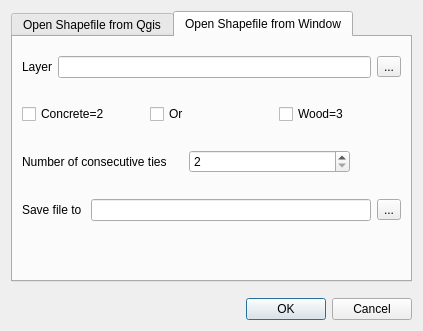
<?xml version="1.0" encoding="UTF-8"?>
<ui version="4.0">
 <class>QueryToolDialogBase</class>
 <widget class="QDialog" name="QueryToolDialogBase">
  <property name="geometry">
   <rect>
    <x>0</x>
    <y>0</y>
    <width>423</width>
    <height>331</height>
   </rect>
  </property>
  <property name="windowTitle">
   <string>Query Tool</string>
  </property>
  <layout class="QVBoxLayout" name="verticalLayout_2">
   <item>
    <layout class="QVBoxLayout" name="verticalLayout">
     <item>
      <widget class="QTabWidget" name="tabWidget">
       <property name="currentIndex">
        <number>1</number>
       </property>
       <property name="tabsClosable">
        <bool>false</bool>
       </property>
       <property name="movable">
        <bool>false</bool>
       </property>
       <property name="tabBarAutoHide">
        <bool>false</bool>
       </property>
       <widget class="QWidget" name="tabQ">
        <attribute name="title">
         <string>Open Shapefile from Qgis</string>
        </attribute>
        <layout class="QVBoxLayout" name="verticalLayout_5">
         <item>
          <layout class="QVBoxLayout" name="verticalLayout_4">
           <property name="spacing">
            <number>8</number>
           </property>
           <item>
            <widget class="QLabel" name="label_layer_analyse">
             <property name="text">
              <string>Select a Layer to Analyse (e.g., ties)</string>
             </property>
            </widget>
           </item>
           <item>
            <widget class="QgsMapLayerComboBox" name="mMapLayerComboBox_layer_analyse"/>
           </item>
           <item>
            <layout class="QHBoxLayout" name="horizontalLayout">
             <property name="topMargin">
              <number>10</number>
             </property>
             <property name="bottomMargin">
              <number>10</number>
             </property>
             <item>
              <widget class="QCheckBox" name="checkBox_concrete2">
               <property name="text">
                <string>Concrete=2</string>
               </property>
              </widget>
             </item>
             <item>
              <widget class="QCheckBox" name="checkBox_or">
               <property name="text">
                <string>Or</string>
               </property>
              </widget>
             </item>
             <item>
              <widget class="QCheckBox" name="checkBox_wood3">
               <property name="text">
                <string>Wood=3</string>
               </property>
              </widget>
             </item>
            </layout>
           </item>
           <item>
            <layout class="QHBoxLayout" name="horizontalLayout_2">
             <property name="spacing">
              <number>6</number>
             </property>
             <property name="topMargin">
              <number>10</number>
             </property>
             <property name="rightMargin">
              <number>80</number>
             </property>
             <property name="bottomMargin">
              <number>10</number>
             </property>
             <item>
              <widget class="QLabel" name="label_number_tie">
               <property name="text">
                <string>Number of consecutive ties</string>
               </property>
              </widget>
             </item>
             <item>
              <widget class="QSpinBox" name="spinBox_NumberOfTies">
               <property name="minimum">
                <number>2</number>
               </property>
              </widget>
             </item>
            </layout>
           </item>
           <item>
            <layout class="QHBoxLayout" name="horizontalLayout_3">
             <property name="topMargin">
              <number>10</number>
             </property>
             <property name="bottomMargin">
              <number>10</number>
             </property>
             <item>
              <widget class="QLabel" name="label_saveQ">
               <property name="text">
                <string>Save file to </string>
               </property>
              </widget>
             </item>
             <item>
              <widget class="QLineEdit" name="lineEdit_saveQ"/>
             </item>
             <item>
              <widget class="QToolButton" name="toolButton_saveQ">
               <property name="text">
                <string>...</string>
               </property>
              </widget>
             </item>
            </layout>
           </item>
           <item>
            <spacer name="verticalSpacer_2">
             <property name="orientation">
              <enum>Qt::Vertical</enum>
             </property>
             <property name="sizeHint" stdset="0">
              <size>
               <width>20</width>
               <height>40</height>
              </size>
             </property>
            </spacer>
           </item>
          </layout>
         </item>
        </layout>
       </widget>
       <widget class="QWidget" name="tabW">
        <attribute name="title">
         <string>Open Shapefile from Window</string>
        </attribute>
        <layout class="QVBoxLayout" name="verticalLayout_6">
         <item>
          <layout class="QVBoxLayout" name="verticalLayout_3">
           <item>
            <layout class="QHBoxLayout" name="horizontalLayout_5">
             <property name="topMargin">
              <number>10</number>
             </property>
             <property name="bottomMargin">
              <number>10</number>
             </property>
             <item>
              <widget class="QLabel" name="label_layer_analyseW">
               <property name="text">
                <string>Layer</string>
               </property>
              </widget>
             </item>
             <item>
              <widget class="QLineEdit" name="lineEdit_analyseW"/>
             </item>
             <item>
              <widget class="QToolButton" name="toolButtonW">
               <property name="text">
                <string>...</string>
               </property>
              </widget>
             </item>
            </layout>
           </item>
           <item>
            <layout class="QHBoxLayout" name="horizontalLayout_6">
             <property name="topMargin">
              <number>10</number>
             </property>
             <property name="bottomMargin">
              <number>10</number>
             </property>
             <item>
              <widget class="QCheckBox" name="checkBox_concrete2W">
               <property name="text">
                <string>Concrete=2</string>
               </property>
              </widget>
             </item>
             <item>
              <widget class="QCheckBox" name="checkBox_orW">
               <property name="text">
                <string>Or</string>
               </property>
              </widget>
             </item>
             <item>
              <widget class="QCheckBox" name="checkBox_wood3W">
               <property name="text">
                <string>Wood=3</string>
               </property>
              </widget>
             </item>
            </layout>
           </item>
           <item>
            <layout class="QHBoxLayout" name="horizontalLayout_7">
             <property name="leftMargin">
              <number>0</number>
             </property>
             <property name="topMargin">
              <number>10</number>
             </property>
             <property name="rightMargin">
              <number>51</number>
             </property>
             <property name="bottomMargin">
              <number>10</number>
             </property>
             <item>
              <widget class="QLabel" name="label_number_tieW">
               <property name="text">
                <string>Number of consecutive ties</string>
               </property>
              </widget>
             </item>
             <item>
              <widget class="QSpinBox" name="spinBox_NumberOfTies_2">
               <property name="minimum">
                <number>2</number>
               </property>
              </widget>
             </item>
            </layout>
           </item>
           <item>
            <layout class="QHBoxLayout" name="horizontalLayout_8">
             <property name="topMargin">
              <number>10</number>
             </property>
             <property name="bottomMargin">
              <number>10</number>
             </property>
             <item>
              <widget class="QLabel" name="label_saveW">
               <property name="text">
                <string>Save file to </string>
               </property>
              </widget>
             </item>
             <item>
              <widget class="QLineEdit" name="lineEdit_saveW"/>
             </item>
             <item>
              <widget class="QToolButton" name="toolButton_saveW">
               <property name="text">
                <string>...</string>
               </property>
              </widget>
             </item>
            </layout>
           </item>
           <item>
            <spacer name="verticalSpacer_3">
             <property name="orientation">
              <enum>Qt::Vertical</enum>
             </property>
             <property name="sizeHint" stdset="0">
              <size>
               <width>20</width>
               <height>40</height>
              </size>
             </property>
            </spacer>
           </item>
          </layout>
         </item>
        </layout>
       </widget>
      </widget>
     </item>
     <item>
      <spacer name="verticalSpacer">
       <property name="orientation">
        <enum>Qt::Vertical</enum>
       </property>
       <property name="sizeType">
        <enum>QSizePolicy::Preferred</enum>
       </property>
       <property name="sizeHint" stdset="0">
        <size>
         <width>20</width>
         <height>20</height>
        </size>
       </property>
      </spacer>
     </item>
     <item>
      <widget class="QDialogButtonBox" name="button_box">
       <property name="orientation">
        <enum>Qt::Horizontal</enum>
       </property>
       <property name="standardButtons">
        <set>QDialogButtonBox::Cancel|QDialogButtonBox::Ok</set>
       </property>
      </widget>
     </item>
    </layout>
   </item>
  </layout>
 </widget>
 <customwidgets>
  <customwidget>
   <class>QgsMapLayerComboBox</class>
   <extends>QComboBox</extends>
   <header>qgsmaplayercombobox.h</header>
  </customwidget>
 </customwidgets>
 <resources/>
 <connections>
  <connection>
   <sender>button_box</sender>
   <signal>accepted()</signal>
   <receiver>QueryToolDialogBase</receiver>
   <slot>accept()</slot>
   <hints>
    <hint type="sourcelabel">
     <x>20</x>
     <y>20</y>
    </hint>
    <hint type="destinationlabel">
     <x>20</x>
     <y>20</y>
    </hint>
   </hints>
  </connection>
  <connection>
   <sender>button_box</sender>
   <signal>rejected()</signal>
   <receiver>QueryToolDialogBase</receiver>
   <slot>reject()</slot>
   <hints>
    <hint type="sourcelabel">
     <x>20</x>
     <y>20</y>
    </hint>
    <hint type="destinationlabel">
     <x>20</x>
     <y>20</y>
    </hint>
   </hints>
  </connection>
 </connections>
</ui>
